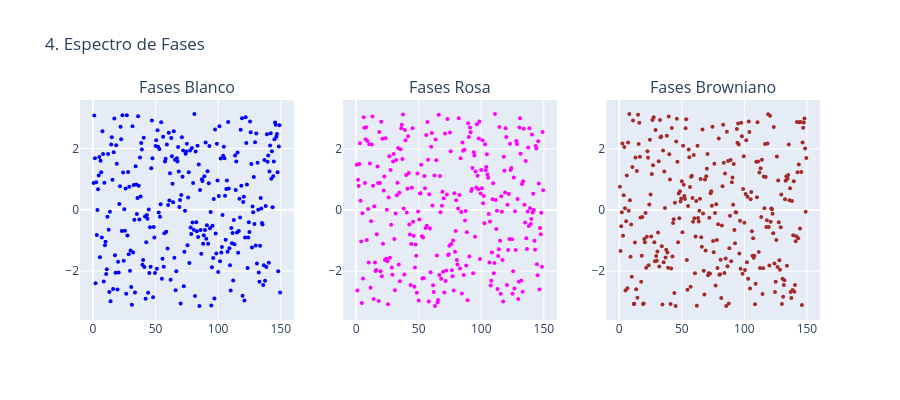

Here is the notebook cell this chart was saved with:
### Code cell
# Espectro de fases 
fases_white = np.angle(np.fft.rfft(h_white))[1:300]
fases_pink = np.angle(np.fft.rfft(h_pink))[1:300]
fases_brown = np.angle(np.fft.rfft(h_brown))[1:300]
f_fases = f_fft[1:300]

fig_fases = make_subplots(rows=1, cols=3, subplot_titles=("Fases Blanco", "Fases Rosa", "Fases Browniano"))
fig_fases.add_trace(go.Scatter(x=f_fases, y=fases_white, mode='markers', marker=dict(size=4, color='blue')), row=1, col=1)
fig_fases.add_trace(go.Scatter(x=f_fases, y=fases_pink, mode='markers', marker=dict(size=4, color='magenta')), row=1, col=2)
fig_fases.add_trace(go.Scatter(x=f_fases, y=fases_brown, mode='markers', marker=dict(size=4, color='brown')), row=1, col=3)
fig_fases.update_layout(height=400, title_text="4. Espectro de Fases", showlegend=False)
fig_fases.show()

### Figure 1 — Plotly figure (JSON) as saved in the notebook; plotly's stock layout.template omitted (floating-point values rounded to 4 significant figures; data arrays with more than 128 entries replaced by an {"elided": "..."} marker saying what was removed)
{"data": [{"marker": {"color": "blue", "size": 4}, "mode": "markers", "type": "scatter", "x": {"elided": "299 float values"}, "xaxis": "x", "y": {"elided": "299 float values"}, "yaxis": "y"}, {"marker": {"color": "magenta", "size": 4}, "mode": "markers", "type": "scatter", "x": {"elided": "299 float values"}, "xaxis": "x2", "y": {"elided": "299 float values"}, "yaxis": "y2"}, {"marker": {"color": "brown", "size": 4}, "mode": "markers", "type": "scatter", "x": {"elided": "299 float values"}, "xaxis": "x3", "y": {"elided": "299 float values"}, "yaxis": "y3"}], "layout": {"annotations": [{"font": {"size": 16}, "showarrow": false, "text": "Fases Blanco", "x": 0.1444, "xanchor": "center", "xref": "paper", "y": 1, "yanchor": "bottom", "yref": "paper"}, {"font": {"size": 16}, "showarrow": false, "text": "Fases Rosa", "x": 0.5, "xanchor": "center", "xref": "paper", "y": 1, "yanchor": "bottom", "yref": "paper"}, {"font": {"size": 16}, "showarrow": false, "text": "Fases Browniano", "x": 0.8556, "xanchor": "center", "xref": "paper", "y": 1, "yanchor": "bottom", "yref": "paper"}], "height": 400, "showlegend": false, "title": {"text": "4. Espectro de Fases"}, "xaxis": {"anchor": "y", "domain": [0, 0.2889]}, "xaxis2": {"anchor": "y2", "domain": [0.3556, 0.6444]}, "xaxis3": {"anchor": "y3", "domain": [0.7111, 1]}, "yaxis": {"anchor": "x", "domain": [0, 1]}, "yaxis2": {"anchor": "x2", "domain": [0, 1]}, "yaxis3": {"anchor": "x3", "domain": [0, 1]}}}
